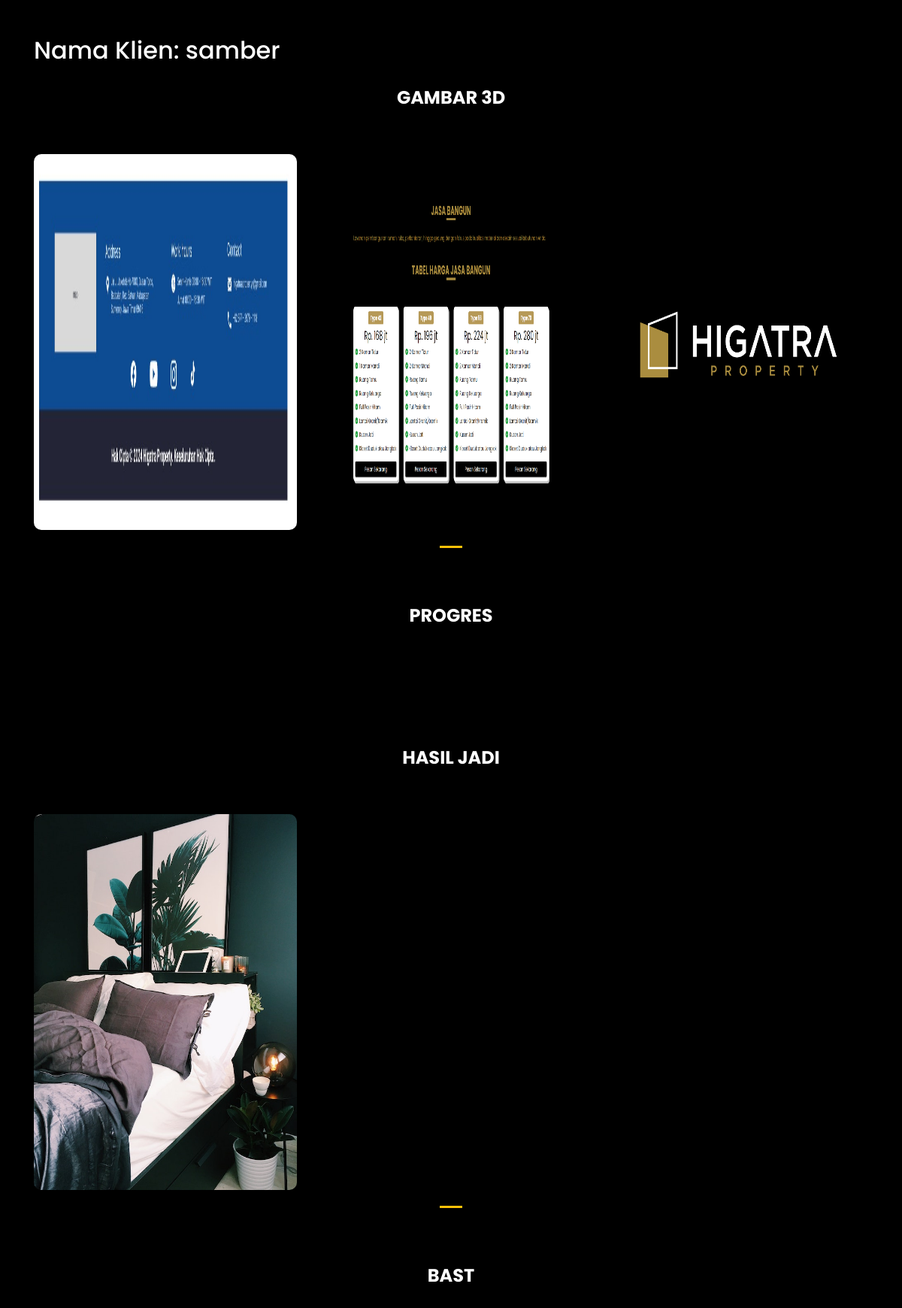
Screenshot of /detail.php?id=3 with the database file from the repository.
### tables this page shows
CREATE TABLE `testimonials` (
  `id` int(11) NOT NULL,
  `nama` varchar(255) NOT NULL,
  `profesi` varchar(255) NOT NULL,
  `deskripsi` text NOT NULL,
  `gambar` varchar(255) NOT NULL
);

CREATE TABLE `gambar_3d` (
  `id` int(11) NOT NULL,
  `id_klien` int(11) DEFAULT NULL,
  `gambar` varchar(255) DEFAULT NULL,
  `deskripsi` text DEFAULT NULL
);

CREATE TABLE `hasil_jadi` (
  `id` int(11) NOT NULL,
  `id_klien` int(11) DEFAULT NULL,
  `gambar` varchar(255) DEFAULT NULL,
  `deskripsi` text DEFAULT NULL
);

### detail.php (the view, shortened to what this page needs)
<?php
include 'kon/koneksi.php';
$id_klien = $_GET['id'];
$queryKlien = "SELECT * FROM testimonials WHERE id = $id_klien";
$resultKlien = mysqli_query($conn, $queryKlien);
$klien = mysqli_fetch_assoc($resultKlien);
$queryGambar3D = "SELECT * FROM gambar_3d WHERE id_klien = $id_klien";
$queryHasilJadi = "SELECT * FROM hasil_jadi WHERE id_klien = $id_klien";
$resultGambar3D = mysqli_query($conn, $queryGambar3D);
$resultHasilJadi = mysqli_query($conn, $queryHasilJadi);
?>
<!DOCTYPE html>
<html lang="en">
<head>
    <link rel="stylesheet" href="https://stackpath.bootstrapcdn.com/bootstrap/4.5.2/css/bootstrap.min.css">
</head>
<body>
    <div class="container container-detail mt-5">
        <h2>Nama Klien: <?= $klien['nama']; ?></h2>
        <h3 class="detail-header text-center">Gambar 3D</h3>
        <div id="carouselGambar3D" class="carousel slide" data-ride="carousel">
            <ol class="carousel-indicators">
                <?php
                $totalGambar = mysqli_num_rows($resultGambar3D);
                $jumlahSlide = ceil($totalGambar / 3);
                for ($i = 0; $i < $jumlahSlide; $i++) : ?>
                    <li data-target="#carouselGambar3D" data-slide-to="<?= $i; ?>" class="<?= $i === 0 ? 'active' : ''; ?>"></li>
                <?php endfor; ?>
            </ol>
            <div class="carousel-inner">
                <?php
                $i = 0;
                while ($gambar3d = mysqli_fetch_assoc($resultGambar3D)) :
                    if ($i % 3 === 0) :
                ?>
                        <div class="carousel-item <?= $i === 0 ? 'active' : ''; ?>">
                            <div class="row">
                            <?php endif; ?>
                            <div class="col-md-4">
                                <img src="images/gambar_3d/<?= $gambar3d['gambar']; ?>" class="d-block w-100 img-fluid" alt="<?= $gambar3d['deskripsi']; ?>">
                            </div>
                            <?php
                            if ($i % 3 === 2 || $i === $totalGambar - 1) :
                            ?>
                            </div>
                        </div>
                    <?php endif; ?>
                <?php
                    $i++;
                endwhile; ?>
            </div>
        </div>
        <h3 class="detail-header text-center">Progres</h3>
        <h3 class="detail-header text-center">Hasil Jadi</h3>
        <div id="carouselHasilJadi" class="carousel slide" data-ride="carousel">
            <ol class="carousel-indicators">
                <?php
                $totalHasilJadi = mysqli_num_rows($resultHasilJadi);
                $jumlahSlide = ceil($totalHasilJadi / 3);
                for ($i = 0; $i < $jumlahSlide; $i++) : ?>
                    <li data-target="#carouselHasilJadi" data-slide-to="<?= $i; ?>" class="<?= $i === 0 ? 'active' : ''; ?>"></li>
                <?php endfor; ?>
            </ol>
            <div class="carousel-inner">
                <?php
                $i = 0;
                while ($hasilJadi = mysqli_fetch_assoc($resultHasilJadi)) :
                    if ($i % 3 === 0) :
                ?>
                        <div class="carousel-item <?= $i === 0 ? 'active' : ''; ?>">
                            <div class="row">
                            <?php endif; ?>
                            <div class="col-md-4">
                                <img src="images/hasil_jadi/<?= $hasilJadi['gambar']; ?>" class="d-block w-100 img-fluid" alt="<?= $hasilJadi['deskripsi']; ?>">
                            </div>
                            <?php
                            if ($i % 3 === 2 || $i === $totalHasilJadi - 1) :
                            ?>
                            </div>
                        </div>
                    <?php endif; ?>
                <?php
                    $i++;
                endwhile; ?>
            </div>
        </div>
        <h3 class="detail-header text-center">BAST</h3>
    </div>
</body>
</html>

### detail.php (style rules this page uses)
* { font-family: 'Poppins', sans-serif; color: white; margin: 0; padding: 0; }
body { background-color: black; }
.img-fluid { max-width: 100%; height: auto; }
.detail-header { margin-top: 30px; font-weight: bold; font-size: 24px; text-transform: uppercase; margin-bottom: 60px; }
.carousel-inner img { width: 100%; height: 500px; }
.carousel-indicators { bottom: -50px; }
.carousel-indicators li { background-color: #007bff; }
.carousel-indicators .active { background-color: #ffc107; }
.carousel-inner img { border-radius: 10px; gap: 10px; }
.slide { margin-bottom: 100px; }
.container-detail { background-color: black; }

### rows the page displays
testimonials: nama "samber"
gambar_3d: gambar (picture)
gambar_3d: gambar (picture)
gambar_3d: gambar (picture)
hasil_jadi: gambar (picture)
